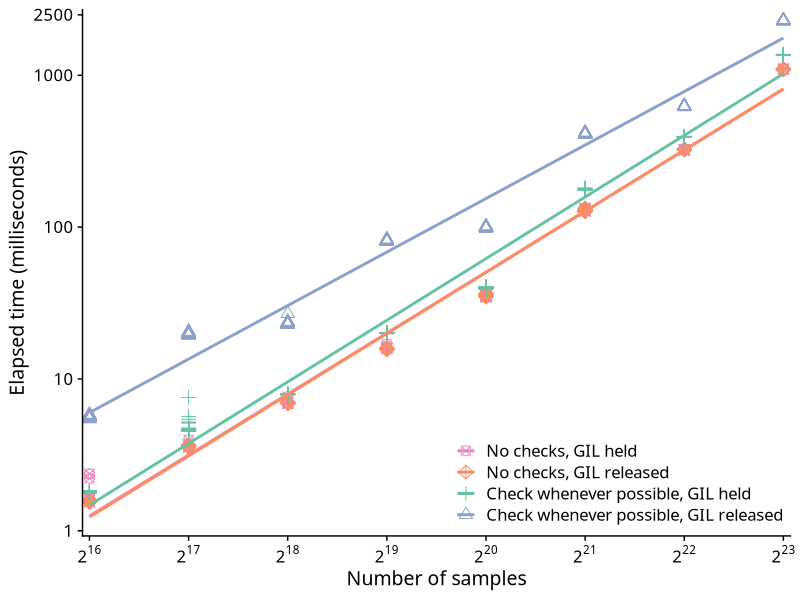

This chart was generated by the following R code: (Note: this script raises an error after producing the figure.)
suppressPackageStartupMessages({
    library(tidyverse)
    library(broom)
    library(cowplot)
})

rt <- (
    read_csv("runtime-gil-py312.csv")
    |> separate_wider_delim(impl, "-", names=c("impl", "gil"))
    |> mutate(
           # explicit levels to control choice of contrasts in lm() below
           gil = factor(ifelse(gil=="nogil", "released", "held"),
                        levels=c("held", "released")),
           impl = factor(impl, levels=c("none", "simple", "coarse", "fine")),
           interval = interval * 1e3,
           elapsed = elapsed * 1e3,
           size.oddp2 = log2(size) %% 2 == 1
       )
)

## just the cost of check-whenever-possible
cwp <- (
    rt
    |> subset(impl %in% c("none", "simple"))
    |> mutate(mode = ordered(case_when(
           impl == "none"   & gil == "released"
                ~ "No checks, GIL released",
           impl == "none"   & gil == "held"
                ~ "No checks, GIL held",
           impl == "simple" & gil == "released"
                ~ "Check whenever possible, GIL released",
           impl == "simple" & gil == "held"
                ~ "Check whenever possible, GIL held",
       ), levels=c(
              "No checks, GIL held",
              "No checks, GIL released",
              "Check whenever possible, GIL held",
              "Check whenever possible, GIL released"
       )))
)

cwp.plot <- ggplot(cwp, aes(x=size, y=elapsed, colour=mode, shape=mode)) +
    geom_point(size=3) +
    geom_smooth(method="lm", formula=y~x, se=FALSE) +
    scale_x_continuous(
        "Number of samples",
        transform="log2",
        breaks=unique(rt$size),
        labels=scales::label_log(base=2),
        expand=expansion(mult=0.01, add=0)
    ) +
    scale_y_continuous(
        "Elapsed time (milliseconds)",
        transform="log10",
        limits=c(1, 2500),
        breaks=c(1, 10, 100, 1000, 2500),
        expand=expansion(mult=0.01, add=0)
    ) +
    scale_colour_manual(values=c(
        "No checks, GIL held"                   = "#e78ac3",
        "No checks, GIL released"               = "#fc8d62",
        "Check whenever possible, GIL held"     = "#66c2a5",
        "Check whenever possible, GIL released" = "#8da0cb"
    )) +
    scale_shape_manual(values=c(
        "No checks, GIL held"                   = 13,
        "No checks, GIL released"               =  9,
        "Check whenever possible, GIL held"     =  3,
        "Check whenever possible, GIL released" =  2
    )) +
    theme_half_open(font_family="Linux Biolinum O") +
    theme(legend.position="inside",
          legend.position.inside=c(.99, .02),
          legend.justification.inside=c(1, 0),
          legend.title=element_blank())

ggsave2("cost-check-whenever-possible-gil.svg",
        plot=cwp.plot, width=8, height=6, units="in", dpi=300)

costper <- (
    rt
    |> subset(interval <= 1)
    |> mutate(
        ns.per.sample = elapsed * 1e6 / size,
        disc.log.size = ordered(log2(size)),
        gil = ifelse(gil == "held", "GIL held", "GIL released"),
        impl = fct_recode(
            fct_relevel(impl, "fine", "coarse", "simple", "none"),
            "No checks" = "none",
            "Check whenever\npossible" = "simple",
            "Check every 1ms" = "fine",
            "Check every 1ms\n(coarse clock)" = "coarse"
        )
    )
)

cps.plot <-
    ggplot(costper, aes(y=impl, x=ns.per.sample, colour=disc.log.size)) +
    facet_wrap(~gil, ncol=1,
               strip.position="right") +
    geom_jitter(alpha=0.75, size=1) +
    scale_x_continuous("Nanoseconds per sample",
                       limits=c(0, 300),
                       expand=expansion(mult=0, add=0)) +
    scale_colour_manual(
        "# of samples",
        values=c(
            "16" = "#4a1486",
            "17" = "#8c2d04",
            "18" = "#6a51a3",
            "19" = "#d94801",
            "20" = "#807dba",
            "21" = "#f16913",
            "22" = "#9e9ac8",
            "23" = "#fd8dc3"
        ),
        labels = expression(
            2^16, 2^17, 2^18, 2^19,
            2^20, 2^21, 2^22, 2^23,
        )
    ) +
    theme_half_open(font_family="Linux Biolinum O") +
    background_grid(major="x", minor="x") +
    theme(legend.position="top",
          axis.title.y=element_blank(),
          strip.text=element_text(angle=0),
          plot.margin=margin(r=0.66,unit="in"))

ggsave2("cost-per-sample.svg",
        plot=cps.plot, width=11, height=5.5, units="in", dpi=300)
